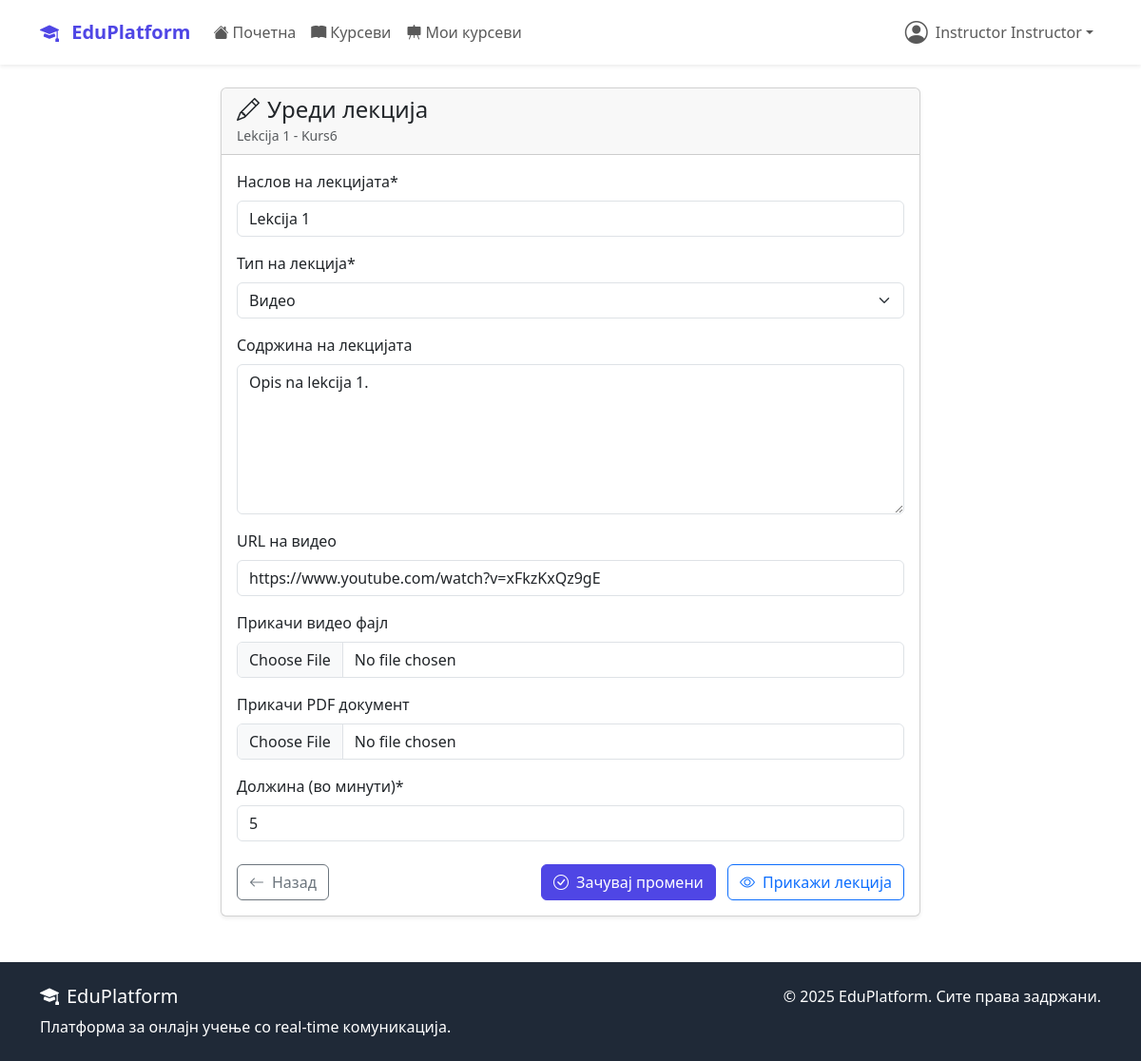
The app's page /courses/kurs6/lessons/11/edit/ (signed in) with its own data.
### accounts/models.py (models this page shows, shortened)
class User(AbstractUser):
    USER_TYPE_CHOICES = (
        ('student', 'Студент'),
        ('instructor', 'Инструктор'),
        ('admin', 'Администратор'),
    )
    user_type = models.CharField(
        max_length=20,
        choices=USER_TYPE_CHOICES,
        default='student'
    )
    bio = models.TextField(max_length=500, blank=True)
    profile_picture = models.ImageField(
        upload_to='profile_pics/',
        blank=True,  # Додадено
        null=True    # Додадено
    )
    birth_date = models.DateField(null=True, blank=True)
    phone_number = models.CharField(max_length=15, blank=True)
    created_at = models.DateTimeField(auto_now_add=True)
    updated_at = models.DateTimeField(auto_now=True)

### courses/models.py (models this page shows, shortened)
class Lesson(models.Model):
    LESSON_TYPE_CHOICES = (
        ('video', 'Видео'),
        ('text', 'Текст'),
        ('pdf', 'PDF документ'),
    )
    course = models.ForeignKey(Course, on_delete=models.CASCADE, related_name='lessons')
    title = models.CharField(max_length=200)
    content = models.TextField(blank=True)
    video_url = models.URLField(blank=True)
    video_file = models.FileField(upload_to='lesson_videos/', blank=True)
    pdf_file = models.FileField(upload_to='lesson_pdfs/', blank=True, null=True)
    lesson_type = models.CharField(max_length=20, choices=LESSON_TYPE_CHOICES)
    order = models.PositiveIntegerField()
    duration_minutes = models.PositiveIntegerField(default=0)
    is_free = models.BooleanField(default=False)
    created_at = models.DateTimeField(auto_now_add=True)
    class Meta:
        ordering = ['course', 'order']
        unique_together = ['course', 'order']

class Course(models.Model):
    DIFFICULTY_CHOICES = (
        ('beginner', 'Почетник'),
        ('intermediate', 'Средно'),
        ('advanced', 'Напредно'),
    )
    STATUS_CHOICES = (
        ('draft', 'Нацрт'),
        ('published', 'Објавен'),
        ('archived', 'Архивиран'),
    )
    title = models.CharField(max_length=200)
    slug = models.SlugField(unique=True, blank=True, max_length=250)
    description = models.TextField()
    instructor = models.ForeignKey(
        settings.AUTH_USER_MODEL,
        on_delete=models.CASCADE,
        related_name='courses_taught'
    )
    category = models.ForeignKey(Category, on_delete=models.CASCADE)
    thumbnail = models.ImageField(upload_to='course_thumbnails/', blank=True)
    price = models.DecimalField(max_digits=8, decimal_places=2, default=0.00)
    difficulty = models.CharField(max_length=20, choices=DIFFICULTY_CHOICES)
    status = models.CharField(max_length=20, choices=STATUS_CHOICES, default='published')
    duration_hours = models.PositiveIntegerField(help_text="Должина во часови")
    max_students = models.PositiveIntegerField(null=True, blank=True)
    requirements = models.TextField(blank=True, help_text="Предуслови за курсот")
    what_you_learn = models.TextField(help_text="Што ќе научат студентите")
    created_at = models.DateTimeField(auto_now_add=True)
    updated_at = models.DateTimeField(auto_now=True)
    class Meta:
        ordering = ['-created_at']

### courses/views.py (the view, shortened to what this page needs)
# urls.py: path('<slug:slug>/lessons/<int:lesson_id>/edit/', views.LessonUpdateView.as_view(), name='edit_lesson'),
class LessonUpdateView(InstructorRequiredMixin, UpdateView):
    model = Lesson
    form_class = LessonForm
    template_name = 'courses/edit_lesson.html'
    pk_url_kwarg = 'lesson_id'
    def get_queryset(self):
        course_slug = self.kwargs['slug']
        return Lesson.objects.filter(course__slug=course_slug, course__instructor=self.request.user)
    def get_context_data(self, **kwargs):
        context = super().get_context_data(**kwargs)
        context['course'] = self.object.course
        return context

### courses/forms.py (shortened to what this page needs)
class LessonForm(forms.ModelForm):
    class Meta:
        model = Lesson
        fields = [
            'title', 'lesson_type', 'content', 'video_url', 'video_file', 'pdf_file',
            'duration_minutes',
        ]
        labels = {
            'title': 'Наслов на лекцијата',
            'content': 'Содржина на лекцијата',
            'lesson_type': 'Тип на лекција',
            'video_url': 'URL на видео',
            'video_file': 'Прикачи видео фајл',
            'pdf_file': 'Прикачи PDF документ',
            'duration_minutes': 'Должина (во минути)',
        }
        widgets = {
            'title': forms.TextInput(attrs={'class': 'form-control'}),
            'content': forms.Textarea(attrs={'rows': 6, 'class': 'form-control'}),
            'lesson_type': forms.Select(attrs={'class': 'form-select'}),
            'video_url': forms.URLInput(attrs={'class': 'form-control'}),
            'video_file': forms.FileInput(attrs={'class': 'form-control'}),
            'pdf_file': forms.FileInput(attrs={'class': 'form-control', 'accept': '.pdf'}),
            'duration_minutes': forms.NumberInput(attrs={'min': 1, 'class': 'form-control'}),
        }

### courses/views.py (called while the page is built)
    def test_func(self):
        return self.request.user.is_authenticated and self.request.user.user_type in ['instructor', 'admin']

### templates/courses/edit_lesson.html (shortened to what this page needs)
{% extends 'base.html' %}
{% load crispy_forms_tags %}
{% block content %}
<div class="container mt-4">
    <div class="row justify-content-center">
        <div class="col-lg-8">
            <div class="card shadow-sm">
                <div class="card-header">
                    <h4 class="mb-0"><i class="bi bi-pencil me-2"></i>Уреди лекција</h4>
                    <small class="text-muted">{{ lesson.title }} - {{ course.title }}</small>
                </div>
                <div class="card-body">
                    <form method="post" enctype="multipart/form-data">
                        {{ form|crispy }}
                        <div class="d-flex justify-content-between mt-4">
                            <a href="{% url 'courses:manage' course.slug %}" class="btn btn-outline-secondary">
                                <i class="bi bi-arrow-left me-2"></i>Назад
                            </a>
                            <div>
                                <button type="submit" class="btn btn-primary me-2">
                                    <i class="bi bi-check-circle me-2"></i>Зачувај промени
                                </button>
                                <a href="{% url 'courses:lesson_detail' course.slug lesson.id %}" class="btn btn-outline-primary">
                                    <i class="bi bi-eye me-2"></i>Прикажи лекција
                                </a>
                            </div>
                        </div>
                    </form>
                </div>
            </div>
        </div>
    </div>
</div>
{% endblock %}

### templates/base.html (shortened to what this page needs)
<!DOCTYPE html>
<html lang="mk">
<head>
    <link href="https://cdn.jsdelivr.net/npm/bootstrap@5.3.2/dist/css/bootstrap.min.css" rel="stylesheet">
    <link rel="stylesheet" href="https://cdn.jsdelivr.net/npm/bootstrap-icons@1.11.1/font/bootstrap-icons.css">
</head>
<body class="d-flex flex-column min-vh-100">
    <nav class="navbar navbar-expand-lg navbar-light bg-white shadow-sm">
        <div class="container">
            <a class="navbar-brand" href="{% url 'dashboard:home' %}">
                <i class="bi bi-mortarboard-fill me-2"></i>
                EduPlatform
            </a>
            <div class="collapse navbar-collapse" id="navbarNav">
                <ul class="navbar-nav me-auto">
                    <li class="nav-item">
                        <a class="nav-link" href="{% url 'dashboard:home' %}">
                            <i class="bi bi-house-fill me-1"></i>Почетна
                        </a>
                    </li>
                    <li class="nav-item">
                        <a class="nav-link" href="{% url 'courses:list' %}">
                            <i class="bi bi-book-fill me-1"></i>Курсеви
                        </a>
                    </li>
                    {% if user.is_authenticated and user.user_type == 'instructor' %}
                    <li class="nav-item">
                        <a class="nav-link" href="{% url 'courses:my_courses' %}">
                            <i class="bi bi-easel-fill me-1"></i>Мои курсеви
                        </a>
                    </li>
                    {% endif %}
                </ul>
                <ul class="navbar-nav">
                    {% if user.is_authenticated %}
                        <li class="nav-item dropdown">
                            <a class="nav-link dropdown-toggle d-flex align-items-center" href="#"
                               id="navbarDropdown" role="button" data-bs-toggle="dropdown">
                                {% if user.profile_picture %}
                                    <img src="{{ user.profile_picture.url }}" alt="Профил"
                                         class="rounded-circle me-2" width="32" height="32">
                                {% else %}
                                    <i class="bi bi-person-circle me-2 fs-4"></i>
                                {% endif %}
                                {{ user.get_full_name|default:user.username }}
                            </a>
                        </li>
                    {% endif %}
                </ul>
            </div>
        </div>
    </nav>
    <main class="flex-grow-1">
        {% block content %}{% endblock %}
    </main>
    <footer class="footer mt-5 py-4">
        <div class="container">
            <div class="row">
                <div class="col-md-6">
                    <h5><i class="bi bi-mortarboard-fill me-2"></i>EduPlatform</h5>
                    <p class="mb-0">Платформа за онлајн учење со real-time комуникација.</p>
                </div>
                <div class="col-md-6 text-md-end">
                    <p class="mb-0">&copy; 2025 EduPlatform. Сите права задржани.</p>
                </div>
            </div>
        </div>
    </footer>
</body>
</html>

### templates/base.html (style rules this page uses)
:root { --primary-color: #4f46e5; --secondary-color: #6366f1; --success-color: #10b981; --warning-color: #f59e0b; --danger-color: #ef4444; --dark-color: #1f2937; --light-color: #f8fafc; }
.navbar-brand { font-weight: bold; color: var(--primary-color) !important; }
.navbar { z-index: 1030 !important; position: sticky; top: 0; }
.navbar-nav .nav-item.dropdown { position: relative; z-index: 1050 !important; }
.btn-primary { background-color: var(--primary-color); border-color: var(--primary-color); }
.footer { background-color: var(--dark-color); color: white; margin-top: auto; }
main .card { position: relative; z-index: 1; }

### records on screen
User: get_full_name "Instructor Instructor"
Lesson: title "Lekcija 1", lesson_type "Видео", content "Opis na lekcija 1.", video_url "https://www.youtube.com/watch?v=xFkzKxQz9gE", duration_minutes "5"
Course: title "Kurs6"
